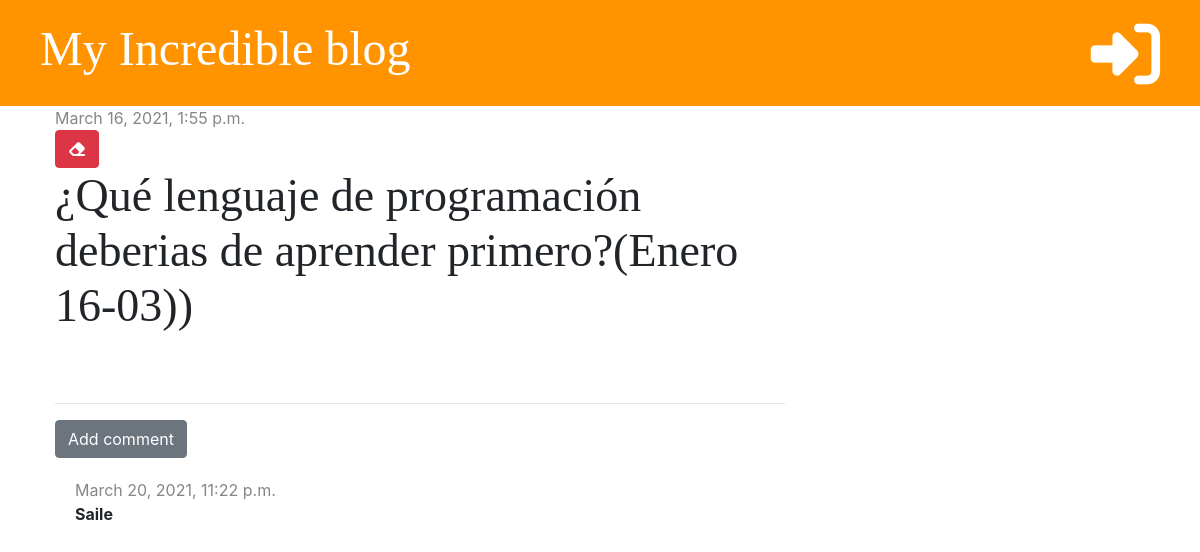
The app's page /post/1/ with its own data.
### blog/models.py (models this page shows, shortened)
class Post(models.Model):
    author = models.ForeignKey('auth.User', on_delete=models.CASCADE)
    title = models.CharField(max_length=200)
    text = models.TextField()
    created_at = models.DateTimeField(default=timezone.now)
    published_date = models.DateTimeField(blank=True, null=True)

class Comment(models.Model):
    post = models.ForeignKey(
        'blog.Post', on_delete=models.CASCADE, related_name='comments')
    author = models.CharField(max_length=200)
    text = models.TextField()
    created_date = models.DateTimeField(default=timezone.now)
    approved = models.BooleanField(default=False)

### blog/views.py (the view)
# urls.py: path('post/<int:pk>/', views.post_detail, name='post_detail'),
def post_detail(request, pk):
    post = get_object_or_404(Post, pk=pk)
    stuff_for_frontend = {'post': post}
    return render(request, 'blog/post_detail.html', stuff_for_frontend)

### blog/templatetags/markdownify.py (called while the page is built)
@register.filter
def markdown(value):
    renderer = HighlightRenderer()
    markdown = mistune.Markdown(renderer=renderer)
    return markdown(value)

### blog/templates/blog/post_detail.html (shortened to what this page needs)
{% extends 'blog/base.html' %}
{% load markdownify %}
{% block content %}
<div class="post">
    {% if post.published_date %}
    <div class="date">
        {{post.published_date}}
    </div>
    {% else %}
    <a href="{% url 'post_publish' pk=post.pk %}" class="btn btn-primary">Publish</a>
    {% endif %}
    <a href="{% url 'post_delete' pk=post.pk %}" class="btn btn-danger"
        onclick="return confirm('Are you sure you want to delete this post?')"><i class="fas fa-eraser"></i></a>
    <h1>{{post.title}}</h1>
</div>
<hr>
<a href="{% url 'add_comment_to_post' pk=post.pk %}" class="btn btn-secondary">Add comment</a>
{% for comment in post.comments.all %}
{% if user.is_authenticated or comment.approved %}
<div class="comment">
    <div class="date">
        {{comment.created_date}}
    </div>
    <strong>{{comment.author}}</strong>
</div>
{% endif %}
{% empty %}
<p>No comments yet...</p>
{% endfor %}
{% endblock %}

### blog/static/css/blog.css (style rules this page uses)
h1,h2,h3,h4 { font-family: 'Droid Sans',serif; font-size: 46px; }
.date { color:#868686; }
.post { margin-bottom:70px; }
.comment { margin:20px 0 20px 20px; }

### records on screen
Post: published_date "March 16, 2021, 1:55 p.m.", title "¿Qué lenguaje de programación deberias de aprender primero?(Enero 16-03))"
Comment: created_date "March 20, 2021, 11:22 p.m.", author "Saile"
